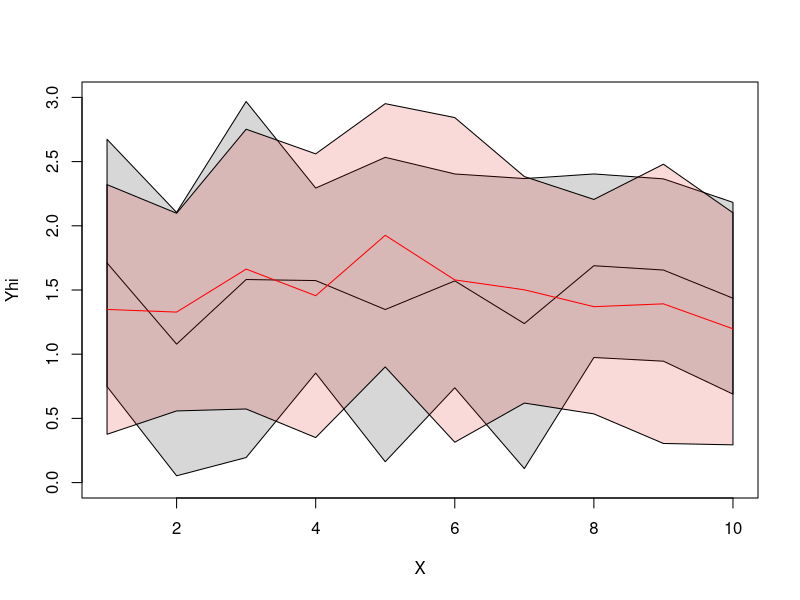

Reproduce this figure in R.



X<- c(1:10)
Ylo<- runif(10, 0,1)
Yhi<- runif(10,2,3)
trans_black<- rgb(0,0,0,alpha=40,maxColorValue=255)
plot(Yhi~X,type='n',ylim=c(0,3))
polygon(x=c(X,rev(X)),y=c(Ylo,rev(Yhi)),col=trans_black)
mn<-apply(cbind(Ylo,Yhi),1,mean)
points(mn~X,type='l',col="black") 
trans_red<- rgb(228,16,16,alpha=40,maxColorValue=255)

Ylo<- runif(10, 0,1)
Yhi<- runif(10,2,3)
polygon(x=c(X,rev(X)),y=c(Ylo,rev(Yhi)),col=trans_red)
mn<-apply(cbind(Ylo,Yhi),1,mean)
points(mn~X,type='l',col="red") 